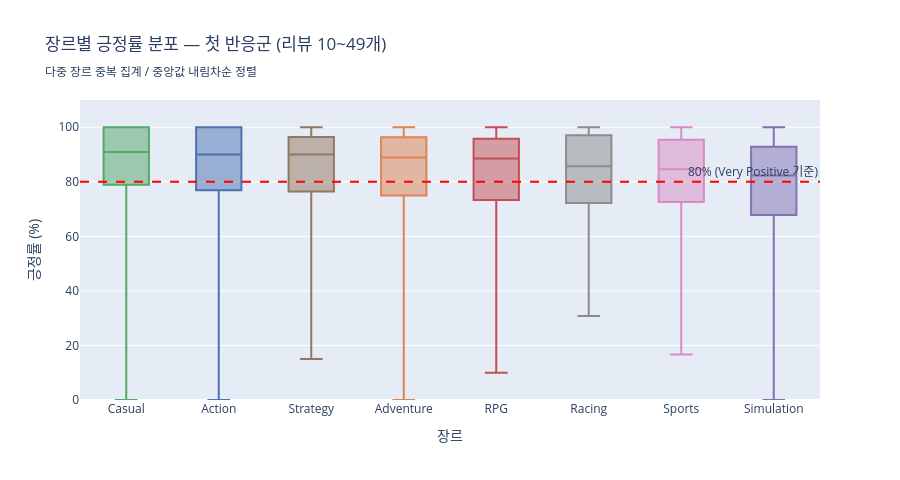

The notebook cell saved with this chart:
### Markdown cell above
## 4. 장르별 긍정률 박스플롯 (분포 상세)

### Code cell
genre_order = genre_median['genre'].tolist()  # 중앙값 내림차순 순서 유지

fig = px.box(
    df,
    x='genre', y='positive_rate',
    category_orders={'genre': genre_order},
    color='genre',
    color_discrete_map=COLOR_MAP,
    points=False,
    title='장르별 긍정률 분포 — 첫 반응군 (리뷰 10~49개)<br><sub>다중 장르 중복 집계 / 중앙값 내림차순 정렬</sub>',
    labels={'genre': '장르', 'positive_rate': '긍정률 (%)'},
)
fig.add_hline(
    y=80, line_dash='dash', line_color='red',
    annotation_text='80% (Very Positive 기준)', annotation_position='top right'
)
fig.update_layout(
    showlegend=False,
    yaxis=dict(range=[0, 110], title='긍정률 (%)'),
    height=480,
)
fig.show()

### Figure 1 — Plotly figure (JSON) as saved in the notebook; plotly's stock layout.template omitted (floating-point values rounded to 4 significant figures; data arrays with more than 128 entries replaced by an {"elided": "..."} marker saying what was removed)
{"data": [{"alignmentgroup": "True", "boxpoints": false, "hovertemplate": "장르=%{x}<br>긍정률 (%)=%{y}<extra></extra>", "legendgroup": "Casual", "marker": {"color": "#55A868"}, "name": "Casual", "notched": false, "offsetgroup": "Casual", "orientation": "v", "showlegend": true, "type": "box", "x": {"elided": "2304 str values"}, "x0": " ", "xaxis": "x", "y": {"elided": "2304 float values"}, "y0": " ", "yaxis": "y"}, {"alignmentgroup": "True", "boxpoints": false, "hovertemplate": "장르=%{x}<br>긍정률 (%)=%{y}<extra></extra>", "legendgroup": "Action", "marker": {"color": "#4C72B0"}, "name": "Action", "notched": false, "offsetgroup": "Action", "orientation": "v", "showlegend": true, "type": "box", "x": {"elided": "2197 str values"}, "x0": " ", "xaxis": "x", "y": {"elided": "2197 float values"}, "y0": " ", "yaxis": "y"}, {"alignmentgroup": "True", "boxpoints": false, "hovertemplate": "장르=%{x}<br>긍정률 (%)=%{y}<extra></extra>", "legendgroup": "Strategy", "marker": {"color": "#937860"}, "name": "Strategy", "notched": false, "offsetgroup": "Strategy", "orientation": "v", "showlegend": true, "type": "box", "x": {"elided": "938 str values"}, "x0": " ", "xaxis": "x", "y": {"elided": "938 float values"}, "y0": " ", "yaxis": "y"}, {"alignmentgroup": "True", "boxpoints": false, "hovertemplate": "장르=%{x}<br>긍정률 (%)=%{y}<extra></extra>", "legendgroup": "Adventure", "marker": {"color": "#DD8452"}, "name": "Adventure", "notched": false, "offsetgroup": "Adventure", "orientation": "v", "showlegend": true, "type": "box", "x": {"elided": "2441 str values"}, "x0": " ", "xaxis": "x", "y": {"elided": "2441 float values"}, "y0": " ", "yaxis": "y"}, {"alignmentgroup": "True", "boxpoints": false, "hovertemplate": "장르=%{x}<br>긍정률 (%)=%{y}<extra></extra>", "legendgroup": "RPG", "marker": {"color": "#C44E52"}, "name": "RPG", "notched": false, "offsetgroup": "RPG", "orientation": "v", "showlegend": true, "type": "box", "x": {"elided": "874 str values"}, "x0": " ", "xaxis": "x", "y": {"elided": "874 float values"}, "y0": " ", "yaxis": "y"}, {"alignmentgroup": "True", "boxpoints": false, "hovertemplate": "장르=%{x}<br>긍정률 (%)=%{y}<extra></extra>", "legendgroup": "Racing", "marker": {"color": "#8C8C8C"}, "name": "Racing", "notched": false, "offsetgroup": "Racing", "orientation": "v", "showlegend": true, "type": "box", "x": {"elided": "178 str values"}, "x0": " ", "xaxis": "x", "y": {"elided": "178 float values"}, "y0": " ", "yaxis": "y"}, {"alignmentgroup": "True", "boxpoints": false, "hovertemplate": "장르=%{x}<br>긍정률 (%)=%{y}<extra></extra>", "legendgroup": "Sports", "marker": {"color": "#DA8BC3"}, "name": "Sports", "notched": false, "offsetgroup": "Sports", "orientation": "v", "showlegend": true, "type": "box", "x": {"elided": "189 str values"}, "x0": " ", "xaxis": "x", "y": {"elided": "189 float values"}, "y0": " ", "yaxis": "y"}, {"alignmentgroup": "True", "boxpoints": false, "hovertemplate": "장르=%{x}<br>긍정률 (%)=%{y}<extra></extra>", "legendgroup": "Simulation", "marker": {"color": "#8172B2"}, "name": "Simulation", "notched": false, "offsetgroup": "Simulation", "orientation": "v", "showlegend": true, "type": "box", "x": {"elided": "1100 str values"}, "x0": " ", "xaxis": "x", "y": {"elided": "1100 float values"}, "y0": " ", "yaxis": "y"}], "layout": {"annotations": [{"showarrow": false, "text": "80% (Very Positive 기준)", "x": 1, "xanchor": "right", "xref": "x domain", "y": 80, "yanchor": "bottom", "yref": "y"}], "boxmode": "overlay", "height": 480, "legend": {"title": {"text": "장르"}, "tracegroupgap": 0}, "shapes": [{"line": {"color": "red", "dash": "dash"}, "type": "line", "x0": 0, "x1": 1, "xref": "x domain", "y0": 80, "y1": 80, "yref": "y"}], "showlegend": false, "title": {"text": "장르별 긍정률 분포 — 첫 반응군 (리뷰 10~49개)<br><sub>다중 장르 중복 집계 / 중앙값 내림차순 정렬</sub>"}, "xaxis": {"anchor": "y", "categoryarray": ["Casual", "Action", "Strategy", "Adventure", "RPG", "Racing", "Sports", "Simulation"], "categoryorder": "array", "domain": [0, 1], "title": {"text": "장르"}}, "yaxis": {"anchor": "x", "domain": [0, 1], "range": [0, 110], "title": {"text": "긍정률 (%)"}}}}
